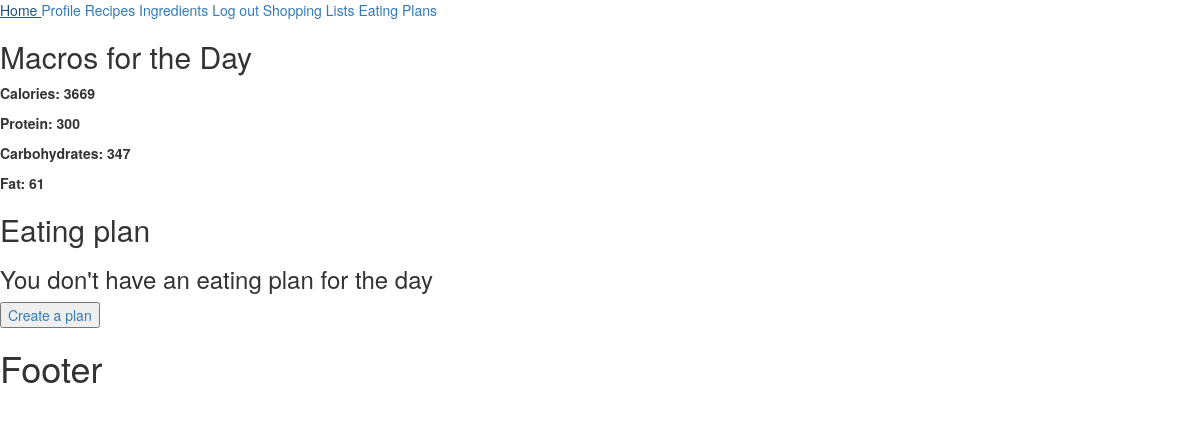
The page / (signed in) on the database as committed earlier.
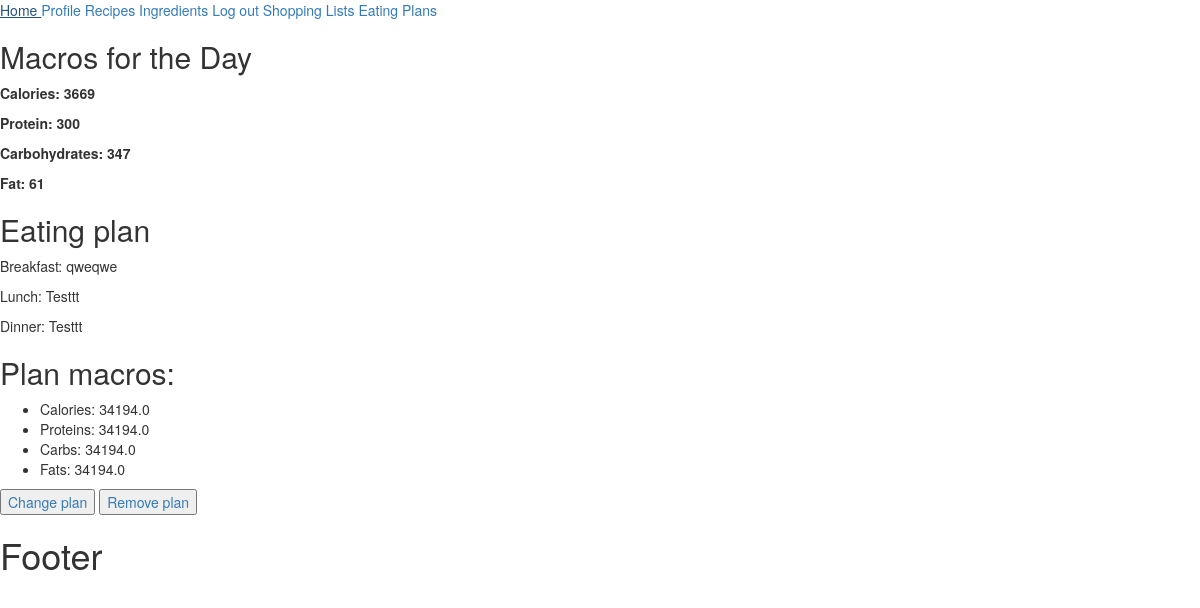
The same page on the database as committed later.
### home/models.py (models this page shows)
class UserSelectedPlan(models.Model):
    user = models.ForeignKey(User, on_delete=models.CASCADE)
    plan = models.ForeignKey(EatingPlan, on_delete=models.CASCADE)
    selected_date = models.DateField(auto_now_add=True)

### eating_plan/models.py (models this page shows, shortened)
class EatingPlan(models.Model):
    title = models.CharField(max_length=40)
    breakfast = models.ForeignKey(Recipe, related_name='breakfast_plan', on_delete=models.SET_NULL, null=True)
    lunch = models.ForeignKey(Recipe, related_name='lunch_plan', on_delete=models.SET_NULL, null=True)
    dinner = models.ForeignKey(Recipe, related_name='dinner_plan', on_delete=models.SET_NULL, null=True)
    total_calories = models.FloatField(null=True, blank=True)
    total_proteins = models.FloatField(null=True, blank=True)
    total_carbs = models.FloatField(null=True, blank=True)
    total_fats = models.FloatField(null=True, blank=True)
    user = models.ForeignKey(User, on_delete=models.CASCADE)

### recipes/models.py (models this page shows, shortened)
class Recipe(models.Model):
    title = models.CharField(max_length=40)
    photo = models.ImageField(upload_to='recipe_photos', null=True, blank=True)
    ingredients = models.ManyToManyField(Ingredient, through='RecipeIngredient')
    instruction = models.TextField(max_length=300, null=True, blank=True)
    calories = models.FloatField(null=True, blank=True)
    proteins = models.FloatField(null=True, blank=True)
    carbs = models.FloatField(null=True, blank=True)
    fats = models.FloatField(null=True, blank=True)
    share = models.BooleanField(default=False)
    approved_for_sharing = models.BooleanField(default=False)
    user = models.ForeignKey(User, on_delete=models.CASCADE)
    class Meta:
        permissions = [
            ('approve_recipe', 'Can approve recipes for sharing')
        ]

### home/views.py (the view)
# urls.py: path('', index, name='home page'),
def index(request):
    user = request.user
    if user.is_authenticated:
        account = check_if_user_has_completed_the_profile(user)
        if not account:
            return redirect('account creation page')
        try:
            user_selected_plan = UserSelectedPlan.objects.get(user=request.user, selected_date=date.today())
        except UserSelectedPlan.DoesNotExist:
            user_selected_plan = None
        context = {
            "user": request.user,
            'account': account,
            'plan': user_selected_plan
        }
        return render(request, 'home/index.html', context=context)
    return render(request, 'home/index.html', context={"user": request.user})

### accounts/views.py (called while the page is built)
def check_if_user_has_completed_the_profile(user):
    try:
        account = user.account
        return account
    except Account.DoesNotExist:
        return False

### templates/home/index.html
{% extends 'base.html' %}
{% block main_content %}
    {% if request.user.is_authenticated %}
        {% include 'home/home_with_profile.html' %}
    {% else %}
        {% include 'home/home_without_profile.html' %}
    {% endif %}
{% endblock %}

### templates/home/home_with_profile.html (shortened to what this page needs)
<h2>Macros for the Day</h2>
<div id="macros">
    <p><strong>Calories: {{ account.calories }} </strong> </p>
    <p><strong>Protein: {{ account.protein }}</strong> </p>
    <p><strong>Carbohydrates: {{ account.carbs }}</strong> </p>
    <p><strong>Fat: {{ account.fats }}</strong> </p>
</div>
<h2>Eating plan</h2>
<div>
    {% if plan %}
        <p>Breakfast: {{ plan.plan.breakfast.title }}</p>
        <p>Lunch: {{ plan.plan.lunch.title }}</p>
        <p>Dinner: {{ plan.plan.dinner.title }}</p>
        <h2>Plan macros: </h2>
        <ul>
            <li>
                Calories: {{ plan.plan.total_calories }}
            </li>
            <li>
                Proteins: {{ plan.plan.total_proteins }}
            </li>
            <li>
                Carbs: {{ plan.plan.total_carbs }}
            </li>
            <li>
                Fats: {{ plan.plan.total_fats }}
            </li>
        </ul>
        <a href="{% url 'change eating plan for the day page' pk=plan.pk %}">
            <button>Change plan</button>
        </a>
        <a href="{% url 'delete eating plan for the day page' pk=plan.pk %}">
            <button>Remove plan</button>
        </a>
    {% else %}
        <h3>You don't have an eating plan for the day</h3>
        <a href="{% url 'select eating plan for the day page' %}">
            <button>Create a plan</button>
        </a>
    {% endif %}
</div>

Rows that differ between the two databases and show on the page:
added UserSelectedPlan: plan.breakfast "qweqwe", plan.lunch "Testtt", plan.dinner "Testtt", plan.total_calories "34194.0", plan.total_proteins "34194.0", plan.total_carbs "34194.0", plan.total_fats "34194.0"
Other text that changed with them:
text no longer shown: "You don't have an eating plan for the day Create a plan"
text now shown: "Breakfast: Lunch: Dinner: Plan macros: Calories: Proteins: Carbs: Fats: Change plan Remove plan"
